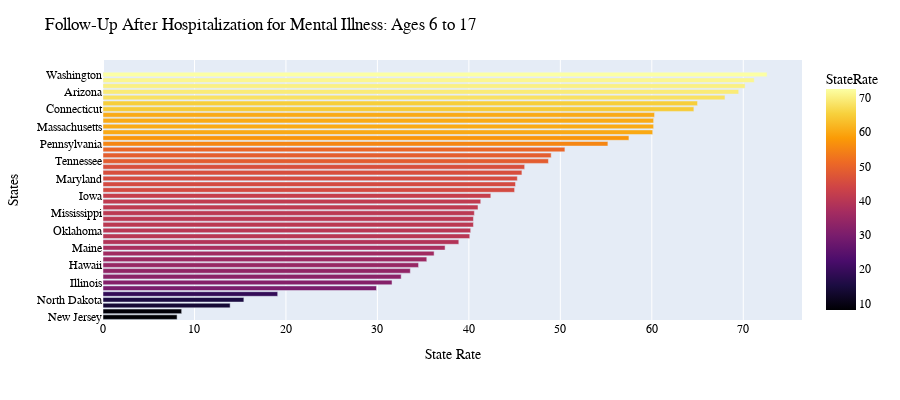
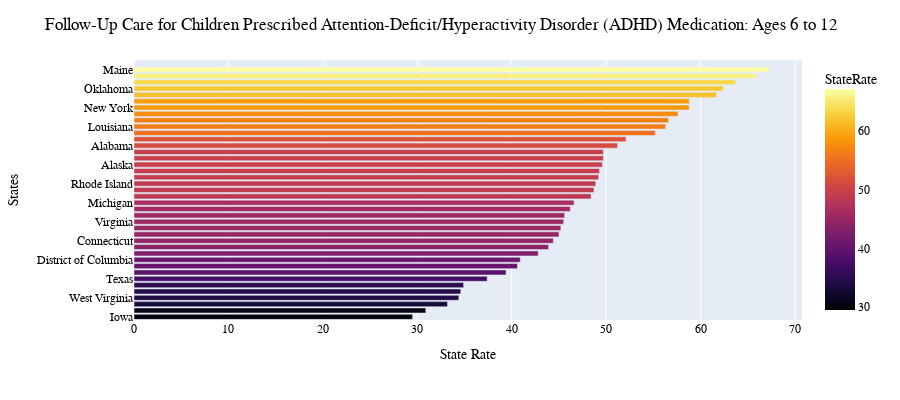
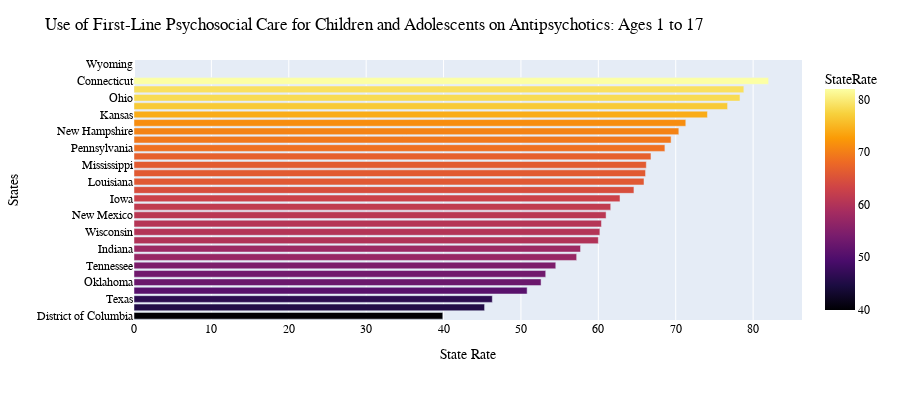
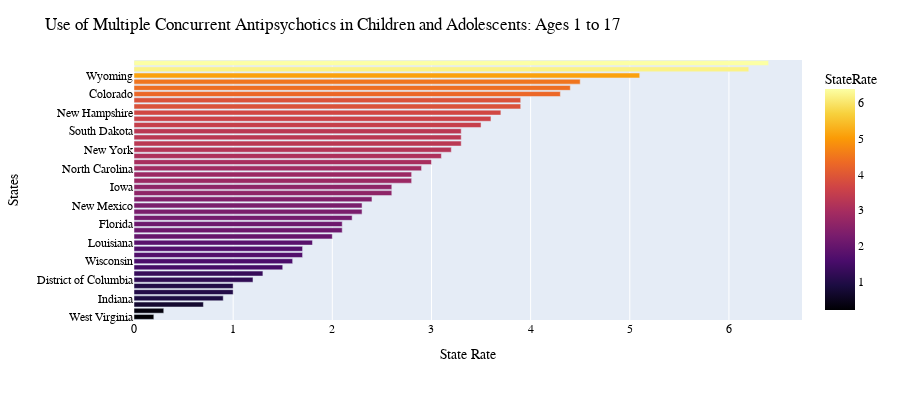

Here is the notebook cell these charts were saved with, in order:
### Markdown cell above
### Measures in Behavioral Health

### Code cell
measure_name(Behavioral_Health,px.colors.sequential.Inferno)

### Figure 1 — Plotly figure (JSON) as saved in the notebook; plotly's stock layout.template omitted (floating-point values rounded to 4 significant figures)
{"data": [{"alignmentgroup": "True", "customdata": [["Not on Track"], ["Not on Track"], ["Not on Track"], ["Not on Track"], ["Not on Track"], ["Not on Track"], ["Not on Track"], ["Not on Track"], ["Not on Track"], ["Not on Track"], ["Not on Track"], ["Not on Track"], ["Not on Track"], ["Not on Track"], ["Not on Track"], ["Not on Track"], ["Not on Track"], ["Not on Track"], ["Not on Track"], ["Not on Track"], ["Not on Track"], ["On Track"], ["On Track"], ["On Track"], ["On Track"], ["On Track"], ["On Track"], ["On Track"], ["On Track"], ["On Track"], ["On Track"], ["On Track"], ["On Track"], ["On Track"], ["On Track"], ["On Track"], ["On Track"], ["On Track"], ["On Track"], ["On Track"], ["On Track"], ["On Track"], ["On Track"], ["Not on Track"], ["Not on Track"]], "hovertemplate": "StateRate=%{marker.color}<br>State=%{y}<br>Eval=%{customdata[0]}<extra></extra>", "legendgroup": "", "marker": {"color": [8.1, 8.6, 13.9, 15.4, 19.1, 29.9, 31.6, 32.6, 33.6, 34.5, 35.4, 36.2, 37.4, 38.9, 40.1, 40.2, 40.5, 40.5, 40.6, 41, 41.3, 42.4, 45, 45.1, 45.3, 45.8, 46.1, 48.7, 49, 50.5, 55.2, 57.5, 60.1, 60.2, 60.2, 60.3, 64.6, 65, 68, 69.5, 70.2, 71.2, 72.6, null, null], "coloraxis": "coloraxis", "pattern": {"shape": ""}}, "name": "", "offsetgroup": "", "orientation": "h", "showlegend": false, "textposition": "auto", "type": "bar", "x": [8.1, 8.6, 13.9, 15.4, 19.1, 29.9, 31.6, 32.6, 33.6, 34.5, 35.4, 36.2, 37.4, 38.9, 40.1, 40.2, 40.5, 40.5, 40.6, 41, 41.3, 42.4, 45, 45.1, 45.3, 45.8, 46.1, 48.7, 49, 50.5, 55.2, 57.5, 60.1, 60.2, 60.2, 60.3, 64.6, 65, 68, 69.5, 70.2, 71.2, 72.6, null, null], "xaxis": "x", "y": ["New Jersey", "West Virginia", "Alaska", "North Dakota", "South Dakota", "District of Columbia", "Illinois", "Missouri", "South Carolina", "Hawaii", "Texas", "North Carolina", "Maine", "New Mexico", "Wyoming", "Oklahoma", "Virginia", "Louisiana", "Mississippi", "Alabama", "Florida", "Iowa", "Minnesota", "Arkansas", "Maryland", "Indiana", "Nevada", "Tennessee", "Kentucky", "Wisconsin", "Pennsylvania", "Ohio", "Kansas", "Massachusetts", "Nebraska", "Michigan", "Connecticut", "Rhode Island", "New Hampshire", "Arizona", "Vermont", "California", "Washington", "Delaware", "Utah"], "yaxis": "y"}], "layout": {"barmode": "relative", "coloraxis": {"colorbar": {"title": {"text": "StateRate"}}, "colorscale": [[0, "#000004"], [0.1111, "#1b0c41"], [0.2222, "#4a0c6b"], [0.3333, "#781c6d"], [0.4444, "#a52c60"], [0.5556, "#cf4446"], [0.6667, "#ed6925"], [0.7778, "#fb9b06"], [0.8889, "#f7d13d"], [1, "#fcffa4"]]}, "font": {"color": "Black", "family": "Arial", "size": 12}, "height": 400, "legend": {"tracegroupgap": 0}, "margin": {"t": 60}, "title": {"text": "Follow-Up After Hospitalization for Mental Illness: Ages 6 to 17"}, "xaxis": {"anchor": "y", "domain": [0, 1], "title": {"text": "State Rate"}}, "yaxis": {"anchor": "x", "domain": [0, 1], "title": {"text": "States"}}}}

### Figure 2 — Plotly figure (JSON) as saved in the notebook; plotly's stock layout.template omitted (floating-point values rounded to 4 significant figures)
{"data": [{"alignmentgroup": "True", "customdata": [["Not on Track"], ["Not on Track"], ["Not on Track"], ["Not on Track"], ["Not on Track"], ["Not on Track"], ["Not on Track"], ["Not on Track"], ["Not on Track"], ["Not on Track"], ["Not on Track"], ["Not on Track"], ["Not on Track"], ["Not on Track"], ["Not on Track"], ["Not on Track"], ["Not on Track"], ["Not on Track"], ["Not on Track"], ["Not on Track"], ["On Track"], ["On Track"], ["On Track"], ["On Track"], ["On Track"], ["On Track"], ["On Track"], ["On Track"], ["On Track"], ["On Track"], ["On Track"], ["On Track"], ["On Track"], ["On Track"], ["On Track"], ["On Track"], ["On Track"], ["On Track"], ["On Track"], ["On Track"], ["Not on Track"]], "hovertemplate": "StateRate=%{marker.color}<br>State=%{y}<br>Eval=%{customdata[0]}<extra></extra>", "legendgroup": "", "marker": {"color": [29.5, 30.9, 33.2, 34.4, 34.6, 34.9, 37.4, 39.4, 40.6, 40.9, 42.8, 43.9, 44.4, 45, 45.2, 45.5, 45.6, 46.2, 46.6, 48.4, 48.7, 48.9, 49.2, 49.3, 49.6, 49.7, 49.7, 51.2, 52.1, 55.2, 56.3, 56.6, 57.6, 58.8, 58.8, 61.7, 62.4, 63.7, 65.9, 67.2, null], "coloraxis": "coloraxis", "pattern": {"shape": ""}}, "name": "", "offsetgroup": "", "orientation": "h", "showlegend": false, "textposition": "auto", "type": "bar", "x": [29.5, 30.9, 33.2, 34.4, 34.6, 34.9, 37.4, 39.4, 40.6, 40.9, 42.8, 43.9, 44.4, 45, 45.2, 45.5, 45.6, 46.2, 46.6, 48.4, 48.7, 48.9, 49.2, 49.3, 49.6, 49.7, 49.7, 51.2, 52.1, 55.2, 56.3, 56.6, 57.6, 58.8, 58.8, 61.7, 62.4, 63.7, 65.9, 67.2, null], "xaxis": "x", "y": ["Iowa", "Illinois", "New Jersey", "West Virginia", "Utah", "Delaware", "Texas", "Wisconsin", "Florida", "District of Columbia", "Washington", "Pennsylvania", "Connecticut", "Tennessee", "New Mexico", "Virginia", "California", "Kentucky", "Michigan", "New Hampshire", "Kansas", "Rhode Island", "Indiana", "Massachusetts", "Alaska", "North Carolina", "Nevada", "Alabama", "Hawaii", "Ohio", "Louisiana", "South Carolina", "Mississippi", "New York", "Arizona", "Arkansas", "Oklahoma", "Vermont", "Oregon", "Maine", "Wyoming"], "yaxis": "y"}], "layout": {"barmode": "relative", "coloraxis": {"colorbar": {"title": {"text": "StateRate"}}, "colorscale": [[0, "#000004"], [0.1111, "#1b0c41"], [0.2222, "#4a0c6b"], [0.3333, "#781c6d"], [0.4444, "#a52c60"], [0.5556, "#cf4446"], [0.6667, "#ed6925"], [0.7778, "#fb9b06"], [0.8889, "#f7d13d"], [1, "#fcffa4"]]}, "font": {"color": "Black", "family": "Arial", "size": 12}, "height": 400, "legend": {"tracegroupgap": 0}, "margin": {"t": 60}, "title": {"text": "Follow-Up Care for Children Prescribed Attention-Deficit/Hyperactivity Disorder (ADHD) Medication: Ages 6 to 12"}, "xaxis": {"anchor": "y", "domain": [0, 1], "title": {"text": "State Rate"}}, "yaxis": {"anchor": "x", "domain": [0, 1], "title": {"text": "States"}}}}

### Figure 3 — Plotly figure (JSON) as saved in the notebook; plotly's stock layout.template omitted (floating-point values rounded to 4 significant figures)
{"data": [{"alignmentgroup": "True", "customdata": [["Not on Track"], ["Not on Track"], ["Not on Track"], ["Not on Track"], ["Not on Track"], ["Not on Track"], ["Not on Track"], ["Not on Track"], ["Not on Track"], ["Not on Track"], ["Not on Track"], ["Not on Track"], ["Not on Track"], ["Not on Track"], ["On Track"], ["On Track"], ["On Track"], ["On Track"], ["On Track"], ["On Track"], ["On Track"], ["On Track"], ["On Track"], ["On Track"], ["On Track"], ["On Track"], ["On Track"], ["On Track"], ["On Track"], ["Not on Track"], ["Not on Track"]], "hovertemplate": "StateRate=%{marker.color}<br>State=%{y}<br>Eval=%{customdata[0]}<extra></extra>", "legendgroup": "", "marker": {"color": [39.9, 45.3, 46.3, 50.8, 52.6, 53.2, 54.5, 57.2, 57.7, 60, 60.2, 60.4, 61, 61.6, 62.8, 64.6, 65.9, 66.1, 66.2, 66.8, 68.6, 69.4, 70.4, 71.3, 74.1, 76.7, 78.3, 78.8, 82, null, null], "coloraxis": "coloraxis", "pattern": {"shape": ""}}, "name": "", "offsetgroup": "", "orientation": "h", "showlegend": false, "textposition": "auto", "type": "bar", "x": [39.9, 45.3, 46.3, 50.8, 52.6, 53.2, 54.5, 57.2, 57.7, 60, 60.2, 60.4, 61, 61.6, 62.8, 64.6, 65.9, 66.1, 66.2, 66.8, 68.6, 69.4, 70.4, 71.3, 74.1, 76.7, 78.3, 78.8, 82, null, null], "xaxis": "x", "y": ["District of Columbia", "West Virginia", "Texas", "North Carolina", "Oklahoma", "Delaware", "Tennessee", "South Carolina", "Indiana", "Virginia", "Wisconsin", "Florida", "New Mexico", "California", "Iowa", "Kentucky", "Louisiana", "New York", "Mississippi", "Rhode Island", "Pennsylvania", "Alabama", "New Hampshire", "Arizona", "Kansas", "Massachusetts", "Ohio", "Vermont", "Connecticut", "Utah", "Wyoming"], "yaxis": "y"}], "layout": {"barmode": "relative", "coloraxis": {"colorbar": {"title": {"text": "StateRate"}}, "colorscale": [[0, "#000004"], [0.1111, "#1b0c41"], [0.2222, "#4a0c6b"], [0.3333, "#781c6d"], [0.4444, "#a52c60"], [0.5556, "#cf4446"], [0.6667, "#ed6925"], [0.7778, "#fb9b06"], [0.8889, "#f7d13d"], [1, "#fcffa4"]]}, "font": {"color": "Black", "family": "Arial", "size": 12}, "height": 400, "legend": {"tracegroupgap": 0}, "margin": {"t": 60}, "title": {"text": "Use of First-Line Psychosocial Care for Children and Adolescents on Antipsychotics: Ages 1 to 17"}, "xaxis": {"anchor": "y", "domain": [0, 1], "title": {"text": "State Rate"}}, "yaxis": {"anchor": "x", "domain": [0, 1], "title": {"text": "States"}}}}

### Figure 4 — Plotly figure (JSON) as saved in the notebook; plotly's stock layout.template omitted (floating-point values rounded to 4 significant figures)
{"data": [{"alignmentgroup": "True", "customdata": [["Not on Track"], ["Not on Track"], ["Not on Track"], ["Not on Track"], ["Not on Track"], ["Not on Track"], ["Not on Track"], ["Not on Track"], ["Not on Track"], ["Not on Track"], ["Not on Track"], ["Not on Track"], ["Not on Track"], ["Not on Track"], ["Not on Track"], ["Not on Track"], ["Not on Track"], ["Not on Track"], ["Not on Track"], ["Not on Track"], ["On Track"], ["On Track"], ["On Track"], ["On Track"], ["On Track"], ["On Track"], ["On Track"], ["On Track"], ["On Track"], ["On Track"], ["On Track"], ["On Track"], ["On Track"], ["On Track"], ["On Track"], ["On Track"], ["On Track"], ["On Track"], ["On Track"], ["On Track"], ["On Track"], ["On Track"]], "hovertemplate": "StateRate=%{marker.color}<br>State=%{y}<br>Eval=%{customdata[0]}<extra></extra>", "legendgroup": "", "marker": {"color": [0.2, 0.3, 0.7, 0.9, 1, 1, 1.2, 1.3, 1.5, 1.6, 1.7, 1.7, 1.8, 2, 2.1, 2.1, 2.2, 2.3, 2.3, 2.4, 2.6, 2.6, 2.8, 2.8, 2.9, 3, 3.1, 3.2, 3.3, 3.3, 3.3, 3.5, 3.6, 3.7, 3.9, 3.9, 4.3, 4.4, 4.5, 5.1, 6.2, 6.4], "coloraxis": "coloraxis", "pattern": {"shape": ""}}, "name": "", "offsetgroup": "", "orientation": "h", "showlegend": false, "textposition": "auto", "type": "bar", "x": [0.2, 0.3, 0.7, 0.9, 1, 1, 1.2, 1.3, 1.5, 1.6, 1.7, 1.7, 1.8, 2, 2.1, 2.1, 2.2, 2.3, 2.3, 2.4, 2.6, 2.6, 2.8, 2.8, 2.9, 3, 3.1, 3.2, 3.3, 3.3, 3.3, 3.5, 3.6, 3.7, 3.9, 3.9, 4.3, 4.4, 4.5, 5.1, 6.2, 6.4], "xaxis": "x", "y": ["West Virginia", "Mississippi", "South Carolina", "Indiana", "Arizona", "Arkansas", "District of Columbia", "Maine", "Nevada", "Wisconsin", "Maryland", "Pennsylvania", "Louisiana", "Texas", "Kentucky", "Florida", "Delaware", "Rhode Island", "New Mexico", "Washington", "Tennessee", "Iowa", "Virginia", "Massachusetts", "North Carolina", "California", "Connecticut", "New York", "Missouri", "Ohio", "South Dakota", "New Jersey", "Nebraska", "New Hampshire", "Vermont", "Kansas", "Colorado", "Michigan", "Alabama", "Wyoming", "Utah", "Oklahoma"], "yaxis": "y"}], "layout": {"barmode": "relative", "coloraxis": {"colorbar": {"title": {"text": "StateRate"}}, "colorscale": [[0, "#000004"], [0.1111, "#1b0c41"], [0.2222, "#4a0c6b"], [0.3333, "#781c6d"], [0.4444, "#a52c60"], [0.5556, "#cf4446"], [0.6667, "#ed6925"], [0.7778, "#fb9b06"], [0.8889, "#f7d13d"], [1, "#fcffa4"]]}, "font": {"color": "Black", "family": "Arial", "size": 12}, "height": 400, "legend": {"tracegroupgap": 0}, "margin": {"t": 60}, "title": {"text": "Use of Multiple Concurrent Antipsychotics in Children and Adolescents: Ages 1 to 17"}, "xaxis": {"anchor": "y", "domain": [0, 1], "title": {"text": "State Rate"}}, "yaxis": {"anchor": "x", "domain": [0, 1], "title": {"text": "States"}}}}
